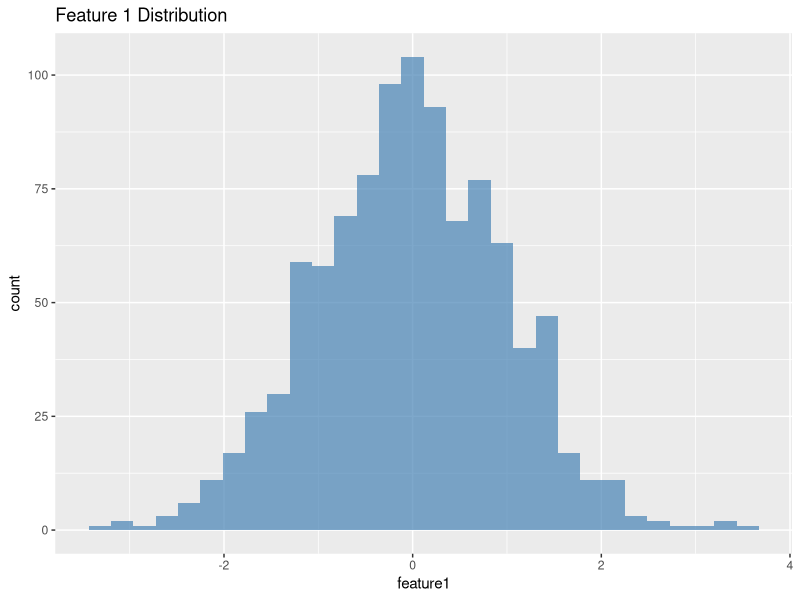
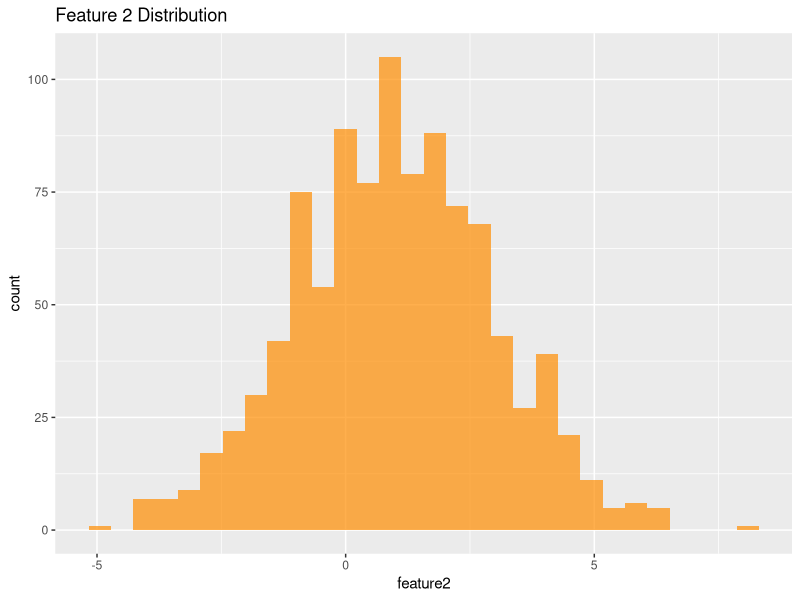
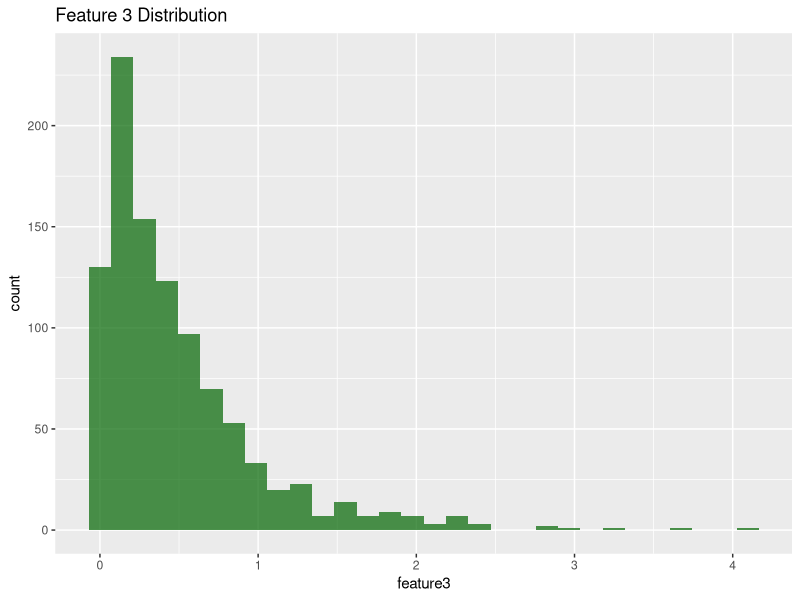
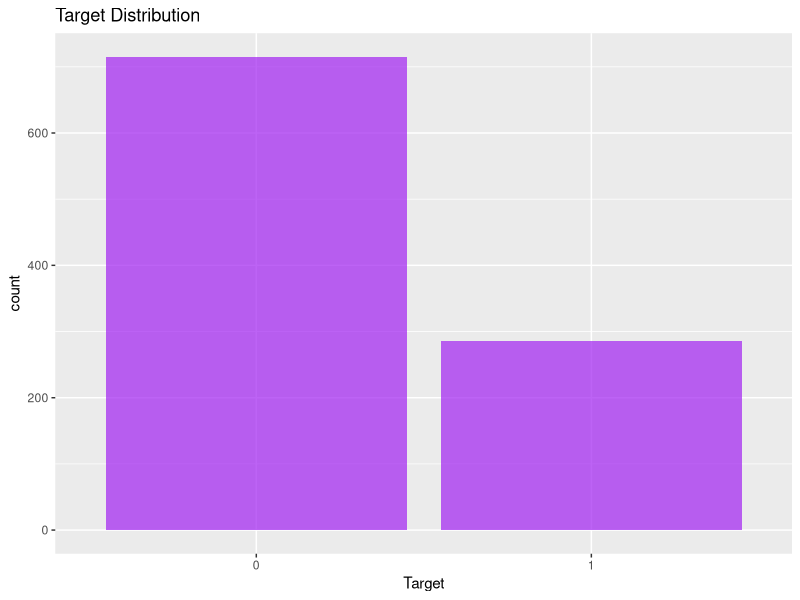
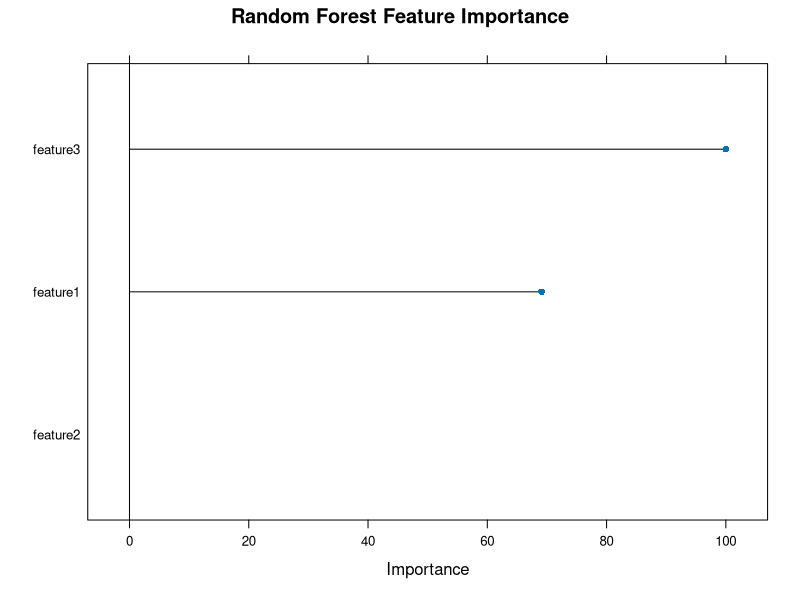

Write the R code that produced these figures, in order.
# R example for data analysis
library(ggplot2)
library(dplyr)
library(caret)

# Create sample data
set.seed(42)
n_samples <- 1000

data <- data.frame(
  feature1 = rnorm(n_samples, 0, 1),
  feature2 = rnorm(n_samples, 1, 2),
  feature3 = rexp(n_samples, 2),
  target = sample(0:1, n_samples, replace = TRUE, prob = c(0.7, 0.3))
)

# Data exploration
cat("Data Overview:\n")
print(summary(data))

cat("\nTarget distribution:\n")
print(table(data$target))

# Visualization
# Feature distributions
p1 <- ggplot(data, aes(x = feature1)) +
  geom_histogram(bins = 30, fill = "steelblue", alpha = 0.7) +
  ggtitle("Feature 1 Distribution")

p2 <- ggplot(data, aes(x = feature2)) +
  geom_histogram(bins = 30, fill = "darkorange", alpha = 0.7) +
  ggtitle("Feature 2 Distribution")

p3 <- ggplot(data, aes(x = feature3)) +
  geom_histogram(bins = 30, fill = "darkgreen", alpha = 0.7) +
  ggtitle("Feature 3 Distribution")

# Target distribution
p4 <- ggplot(data, aes(x = factor(target))) +
  geom_bar(fill = "purple", alpha = 0.7) +
  ggtitle("Target Distribution") +
  xlab("Target")

# Print plots
print(p1)
print(p2)
print(p3)
print(p4)

# Machine Learning
# Split data
train_index <- createDataPartition(data$target, p = 0.8, list = FALSE)
train_data <- data[train_index, ]
test_data <- data[-train_index, ]

# Train model
model <- train(
  factor(target) ~ feature1 + feature2 + feature3,
  data = train_data,
  method = "rf",
  trControl = trainControl(method = "cv", number = 5)
)

# Predictions
predictions <- predict(model, test_data)

# Evaluation
confusion_matrix <- confusionMatrix(predictions, factor(test_data$target))
print(confusion_matrix)

# Feature importance
importance <- varImp(model)
print(importance)
plot(importance, main = "Random Forest Feature Importance")
